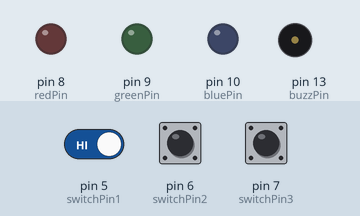
This sketch was run on a simulated Arduino Uno, built with avr-gcc and run on an emulated ATmega328P. Parts: output pins drawn as LEDs (lit = HIGH), buzzer (waves = sounding, pin HIGH). The inputs (shaded band) are chosen by the test bench; at power-on: pin 6 (switchPin2) LOW, pin 7 (switchPin3) LOW, pin 5 (switchPin1) HIGH.

Above: at 1.2 s.
1.3 s: pin 6 (switchPin2) pulled HIGH for 0.15 s
At 1.37 s:
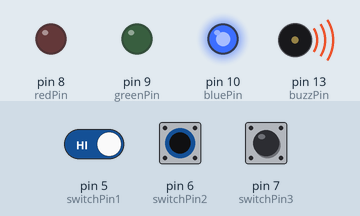
2.9 s: pin 7 (switchPin3) pulled HIGH for 0.15 s
At 2.97 s:
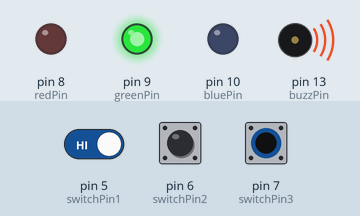
4.5 s: pin 7 (switchPin3) pulled HIGH for 3.2 s
At 8.6 s:
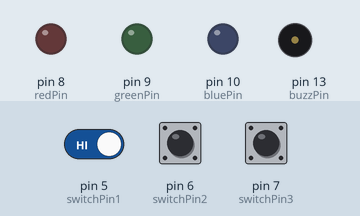
9.2 s: pin 6 (switchPin2) pulled HIGH for 3.2 s
At 9.7 s:
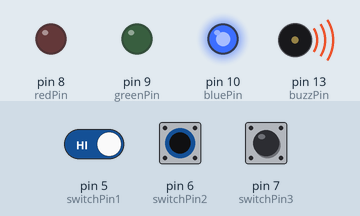
13.9 s: pin 5 (switchPin1) driven LOW and pin 6 (switchPin2) driven HIGH and pin 7 (switchPin3) driven HIGH
At 14.5 s:
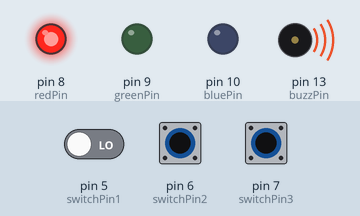
Timing chart, 0 to 16.4 s (numbered marks = the images above; inputs shaded):
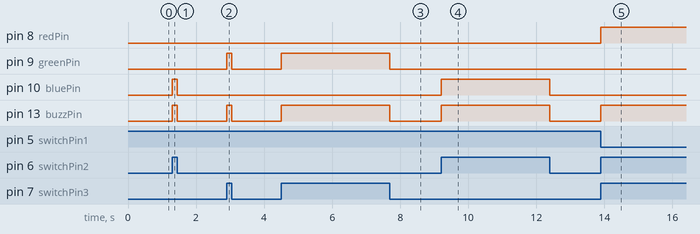

Measured:
- after the input at 1.3 s, pin 10 (bluePin), pin 13 (buzzPin): LOW → HIGH at once, → LOW 0.15 s later
- after the input at 2.9 s, pin 9 (greenPin), pin 13 (buzzPin): LOW → HIGH at once, → LOW 0.15 s later
- after the input at 4.5 s, pin 9 (greenPin), pin 13 (buzzPin): LOW → HIGH at once, → LOW 3.2 s later
- after the input at 9.2 s, pin 10 (bluePin), pin 13 (buzzPin): LOW → HIGH at once, → LOW 3.2 s later
- after the input at 13.9 s, pin 8 (redPin), pin 13 (buzzPin): LOW → HIGH at once

The sketch:

25_3SWITCH_BUZZER.ino
```cpp
int switchPin1 = 5;
int switchPin2 = 6;
int switchPin3 = 7;
int switchState1;
int switchState2;
int switchState3;
int buzzPin = 13;
int redPin = 8;
int greenPin = 9;
int bluePin = 10;

void setup(){
  pinMode(switchPin1, INPUT);
  pinMode(switchPin2, INPUT);
  pinMode(switchPin3, INPUT);
  pinMode(redPin, OUTPUT);
  pinMode(greenPin, OUTPUT);
  pinMode(bluePin, OUTPUT);
  pinMode(buzzPin, OUTPUT);
  Serial.begin(9600);

}

void loop(){
  switchState1 = digitalRead(switchPin1);
  switchState2 = digitalRead(switchPin2);
  switchState3 = digitalRead(switchPin3);

  if(switchState1 == 0 && switchState2 == 1 && switchState3 == 1){
     digitalWrite(redPin, HIGH);
     digitalWrite(greenPin, LOW);
     digitalWrite(bluePin, LOW);
     digitalWrite(buzzPin, HIGH);
   }else if(switchState1 == 1 && switchState2 == 0 && switchState3 == 1){
     digitalWrite(redPin, LOW);
     digitalWrite(greenPin, HIGH);
     digitalWrite(bluePin, LOW);
     digitalWrite(buzzPin, HIGH);
   }else if(switchState1 == 1 && switchState2 == 1 && switchState3 == 0){
     digitalWrite(redPin, LOW);
     digitalWrite(greenPin, LOW);
     digitalWrite(bluePin, HIGH);
     digitalWrite(buzzPin, HIGH);
   }else{
     digitalWrite(redPin, LOW);
     digitalWrite(greenPin, LOW);
     digitalWrite(bluePin, LOW);
     digitalWrite(buzzPin, LOW);
   }

}
```
